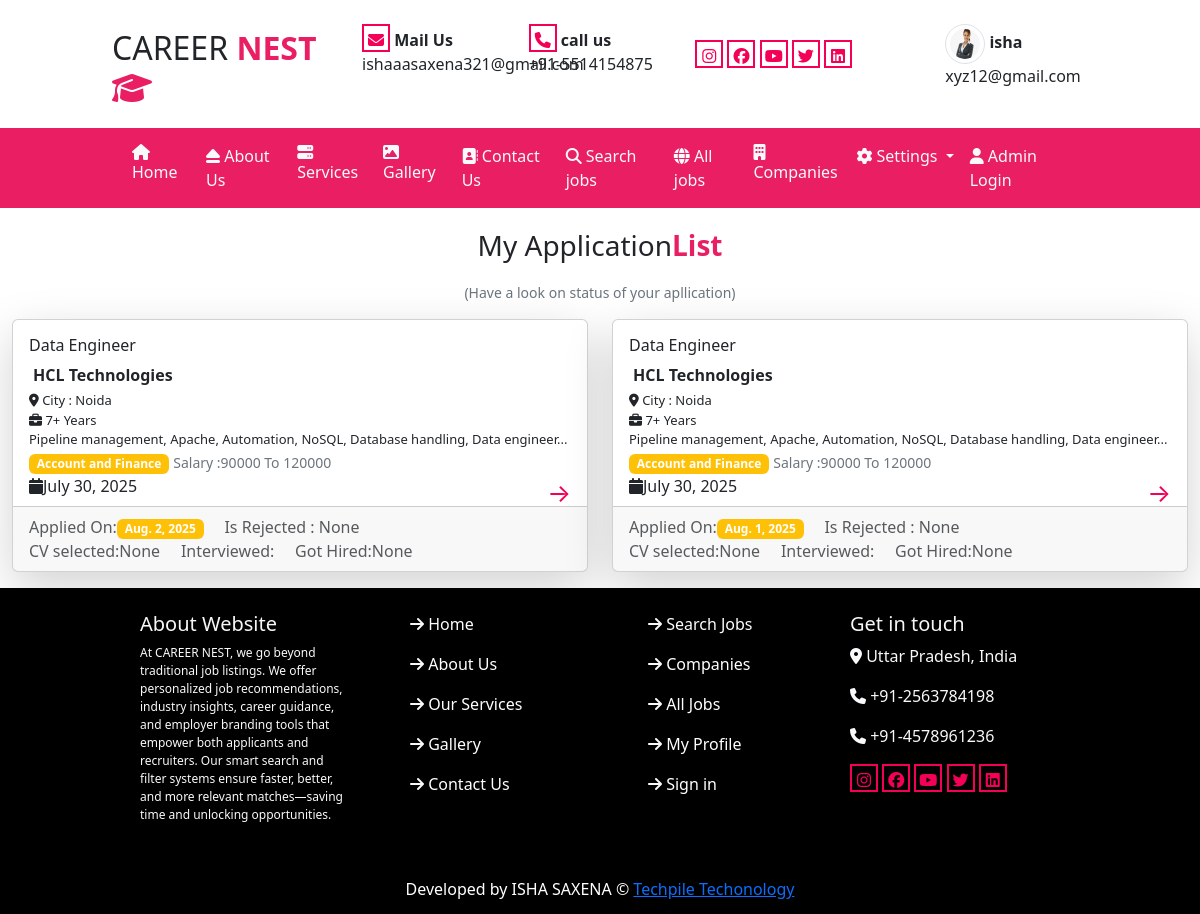
The page /application/ (signed in) on the database its author committed.
### user/models.py (models this page shows, shortened)
class tblapply(models.Model):
  job=models.ForeignKey(tbljob,on_delete=models.CASCADE)
  seeker=models.ForeignKey(tblseeker,on_delete=models.CASCADE)
  date=models.DateField(null=True)
  cvselected=models.DateTimeField(null=True,blank=True)
  interview=models.DateTimeField(null=True,blank=True)
  hired=models.DateTimeField(null=True,blank=True)
  rejected=models.DateTimeField(null=True,blank=True)

class tbljob(models.Model):
  company=models.ForeignKey(tblcompany,on_delete=models.CASCADE)
  title=models.CharField(max_length=200, null=True)
  description=models.TextField( null=True)
  jobtype=models.CharField(max_length=100,null=True)
  city=models.ForeignKey(tblcity,on_delete=models.CASCADE)
  category=models.ForeignKey(tblcategory,on_delete=models.CASCADE)
  minsalary=models.IntegerField(null=True)
  maxsalary=models.IntegerField(null=True)
  prefgender=models.CharField(max_length=100,null=True)
  exp=models.CharField(max_length=200, null=True)
  skills=models.CharField(max_length=300, null=True)
  vacany=models.IntegerField(null=True)
  lastdate=models.DateField(null=True)
  startdate=models.DateField(null=True)
  active=models.BooleanField(null=True)

class tblcompany(models.Model):
  name=models.CharField(max_length=200, null=True)
  email=models.EmailField(max_length=200, null=True)
  mobile=models.IntegerField(null=True)
  department=models.CharField(max_length=200, null=True)
  city=models.ForeignKey(tblcity,on_delete=models.CASCADE)
  owner=models.CharField(max_length=200, null=True)
  logo=models.ImageField(upload_to="static/logo/", null=True)
  type=models.CharField(max_length=200, null=True)
  detail=models.TextField(null=True)
  url=models.CharField(max_length=100, null=True)
  startdate=models.DateField(null=True)
  active=models.BooleanField(null=True)
  isimp=models.BooleanField(null=True)
  ispaid=models.BooleanField(null=True)
  def __str__(self):
    return self.name

class tblcity(models.Model):
  name=models.CharField(max_length=100, null=True)
  picture=models.ImageField(upload_to="static/city/", null=True)
  def __str__(self):
    return self.name

class tblcategory(models.Model):
  name=models.CharField(max_length=100, null=True)
  picture=models.ImageField(upload_to="static/category/", null=True)
  def __str__(self):
    return self.name

### user/views.py (the view)
# urls.py: path("application/",views.application)
def application(request):
    email=request.session.get("email")
    job=tblapply.objects.select_related('job').filter(seeker=email).order_by('-id')
    dic={'job':job}
    return render(request,'application.html',dic)

### templates/application.html
{% extends 'base.html' %}
{% load static %}
{% block content %}
<div class="row">
    <div class="col-sm-12 mt-3">
                <p class="text-center fs-3">My Application<b class="text-mycolor1">List</b></p>
               <p class="text-center"><small class="text-secondary text-center">(Have a look on status of your apllication)</small></p>
            </div>
{% for j in job %}
            <div class="col-sm-6">
                <div class="card mb-3 mx-auto shadow-lg">
  <div class="row g-0">
    <div class="col-md-12">
      <div class="card-body">
        <h6 class="card-title"> {{j.job.title}}</h6>
        <p class="m-1"><b>{{j.job.company}}</b></p>
        <p class="card-text m-0 listingtext">
          <i class="fa-solid fa-location-dot"></i> City : {{j.job.city}}</p>
        <p class="card-text m-0 listingtext"><i class="fa-solid fa-briefcase">
        </i> {{j.job.exp}}</p>
         <span class="listingtext">{{j.job.skills|slice:80}}...</span>
         <span class="badge bg-warning">{{j.job.category}}</span>
       <span class="text-secondary"><small>Salary :{{j.job.minsalary}} To {{j.job.maxsalary}}
       </small>   </span>
        <div>
            <span class="float-start"><i class=" fa-solid fa-calendar"></i>{{j.job.startdate}}</span>
        <span><a class="float-end listingbtn" href="/details/?jid={{j.job.id}}">&rarr;</a></span>
        </div>
      </div>
      <div class="card-footer mt-3 text-muted">
        Applied On:<span class="badge bg-warning">{{j.date}}</span>
        &nbsp;&nbsp;&nbsp; Is Rejected : {{j.rejected}}
        <br/>
        CV selected:{{j.cvselected}} &nbsp;&nbsp;&nbsp;
        Interviewed:{{j.interviewed}} &nbsp;&nbsp;&nbsp;
        Got Hired:{{j.hired}}
      </div>
    </div>
  </div>
</div>
            </div>
{% endfor %}
</div>
{% endblock %}

### rows shown on the page
tblapply: job "Data Engineer", job.company "HCL Technologies", job.city "Noida", job.exp "7+ Years", job.skills "Pipeline management, Apache, Automation, NoSQL, Database handling, Data engineer", job.category "Account and Finance", job.minsalary "90000", job.maxsalary "120000", job.startdate "July 30, 2025", date "Aug. 2, 2025", rejected "None", cvselected "None", hired "None"
tblapply: job "Data Engineer", job.company "HCL Technologies", job.city "Noida", job.exp "7+ Years", job.skills "Pipeline management, Apache, Automation, NoSQL, Database handling, Data engineer", job.category "Account and Finance", job.minsalary "90000", job.maxsalary "120000", job.startdate "July 30, 2025", date "Aug. 1, 2025", rejected "None", cvselected "None", hired "None"

### other values the page prints
{{ request.session.name }} "isha"
{{ request.session.email }} "xyz12@gmail.com"
